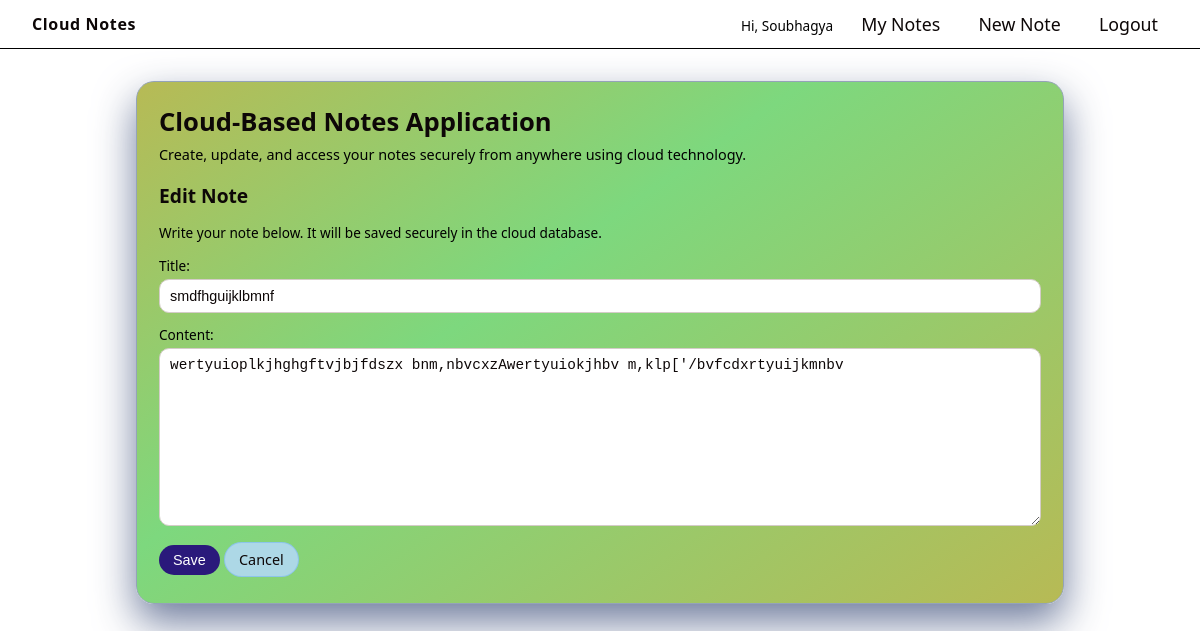
The page /note/5/edit/ (signed in) on the database its author committed.
### notes/models.py (models this page shows, shortened)
class Note(models.Model):
    user = models.ForeignKey(User, on_delete=models.CASCADE, related_name='notes')
    title = models.CharField(max_length=200)
    content = models.TextField()
    created_at = models.DateTimeField(auto_now_add=True)
    updated_at = models.DateTimeField(auto_now=True)
    class Meta:
        ordering = ['-updated_at']

### notes/views.py (the view)
# urls.py: path('note/<int:pk>/edit/', views.note_update, name='note_update'),
@login_required
def note_update(request, pk):
    note = get_object_or_404(Note, pk=pk, user=request.user)
    if request.method == 'POST':
        form = NoteForm(request.POST, instance=note)
        if form.is_valid():
            form.save()
            return redirect('note_list')
    else:
        form = NoteForm(instance=note)
    return render(request, 'note_form.html', {'form': form, 'title': 'Edit Note'})

### notes/forms.py
class NoteForm(forms.ModelForm):
    class Meta:
        model = Note
        fields = ['title', 'content']

### notes/templates/note_form.html (shortened to what this page needs)
{% extends 'base.html' %}
{% block content %}
<div class="section-header">
    <h2>{{ title }}</h2>
</div>
<p class="muted">Write your note below. It will be saved securely in the cloud database.</p>
<form method="post" style="margin-top:10px;">
    {{ form.as_p }}
    <button type="submit" class="btn">Save</button>
    <a href="{% url 'note_list' %}" class="btn btn-secondary">Cancel</a>
</form>
{% endblock %}

### notes/templates/base.html (shortened to what this page needs)
<!DOCTYPE html>
<html>
<head>
</head>
<body>
<div class="navbar">
    <div class="navbar-title">Cloud Notes</div>
    <div class="navbar-links">
        {% if user.is_authenticated %}
            <span class="muted">Hi, {{ user.username }}</span>
            <a href="{% url 'note_list' %}">My Notes</a>
            <a href="{% url 'note_create' %}">New Note</a>
            <a href="{% url 'logout' %}">Logout</a>
        {% else %}
            <a href="{% url 'login' %}">Login</a>
            <a href="{% url 'register' %}">Register</a>
        {% endif %}
    </div>
</div>
<div class="main-wrapper">
    <div class="card">
        <h1>Cloud-Based Notes Application</h1>
        <p class="subtitle">
            Create, update, and access your notes securely from anywhere using cloud technology.
        </p>
        {% block content %}{% endblock %}
    </div>
</div>
</body>
</html>

### notes/templates/base.html (style rules this page uses)
:root { --primary: #2a197b; --primary-dark: #2a197b; --bg: #0f172a; --card-bg: #ffffff; --text: #0d0707; --muted: #000000; --danger: #ef4444; }
* { box-sizing: border-box; }
body { margin: 0; font-family: system-ui, -apple-system, BlinkMacSystemFont, "Segoe UI", sans-serif; background: radial-gradient(square at top, #676f7d 0, #f5f5f7 55%); color: var(--text); min-height: 100vh; }
.navbar { display: flex; justify-content: space-between; align-items: center; padding: 12px 32px; background: rgba(255, 255, 255, 0.95); border-bottom: 1px solid #000000; position: sticky; top: 0; z-index: 10; backdrop-filter: blur(10px); }
.navbar-title { font-weight: 700; letter-spacing: 0.04em; }
.navbar-links a { color: var(--text); margin-left: 14px; text-decoration: none; font-size: 1.11rem; padding: 10px 10px; border-radius: 999spx; transition: all 0.15s ease; }
.main-wrapper { max-width: 960px; margin: 32px auto; padding: 0 16px 40px; }
.card { background: linear-gradient(145deg, #b7ba55, #7dd87e 40%, #b7ba55 100%); border-radius: 18px; padding: 22px 22px 26px; box-shadow: 0 18px 40px rgba(95, 110, 146, 0.9); border: 1px solid rgb(148, 163, 184); }
h1 { margin: 0 0 6px; font-size: 1.6rem; }
.subtitle { margin: 0 0 18px; font-size: 0.9rem; color: var(--muted); }
.btn { display: inline-block; border: none; padding: 7px 14px; border-radius: 999px; background: var(--primary); color: white; text-decoration: none; font-size: 0.9rem; cursor: pointer; transition: all 0.15s ease; }
.btn-secondary { background: lightblue; border: 1px solid rgba(90, 167, 240, 0.4); color: var(--text); }
form p { margin: 0 0 12px; font-size: 0.9rem; }
label { display: block; margin-bottom: 4px; color: var(--muted); font-size: 0.85rem; }
input[type="text"], input[type="password"], input[type="email"], textarea { width: 100%; padding: 8px 10px; border-radius: 10px; border: 1px solid #d4ccc8; background-color: #ffffff; color: var(--text); font-size: 0.9rem; }
textarea { min-height: 130px; }
.section-header { display: flex; justify-content: space-between; align-items: center; margin-bottom: 14px; }
.section-header h2 { margin: 0; font-size: 1.2rem; }
.muted { color: var(--muted); font-size: 0.85rem; }

### rows shown on the page
Note: title "smdfhguijklbmnf", content "wertyuioplkjhghgftvjbjfdszx bnm,nbvcxzAwertyuiokjhbv m,klp['/bvfcdxrtyuijkmnbv"

### other values the page prints
{{ user.username }} "Soubhagya"
{{ title }} "Edit Note"
